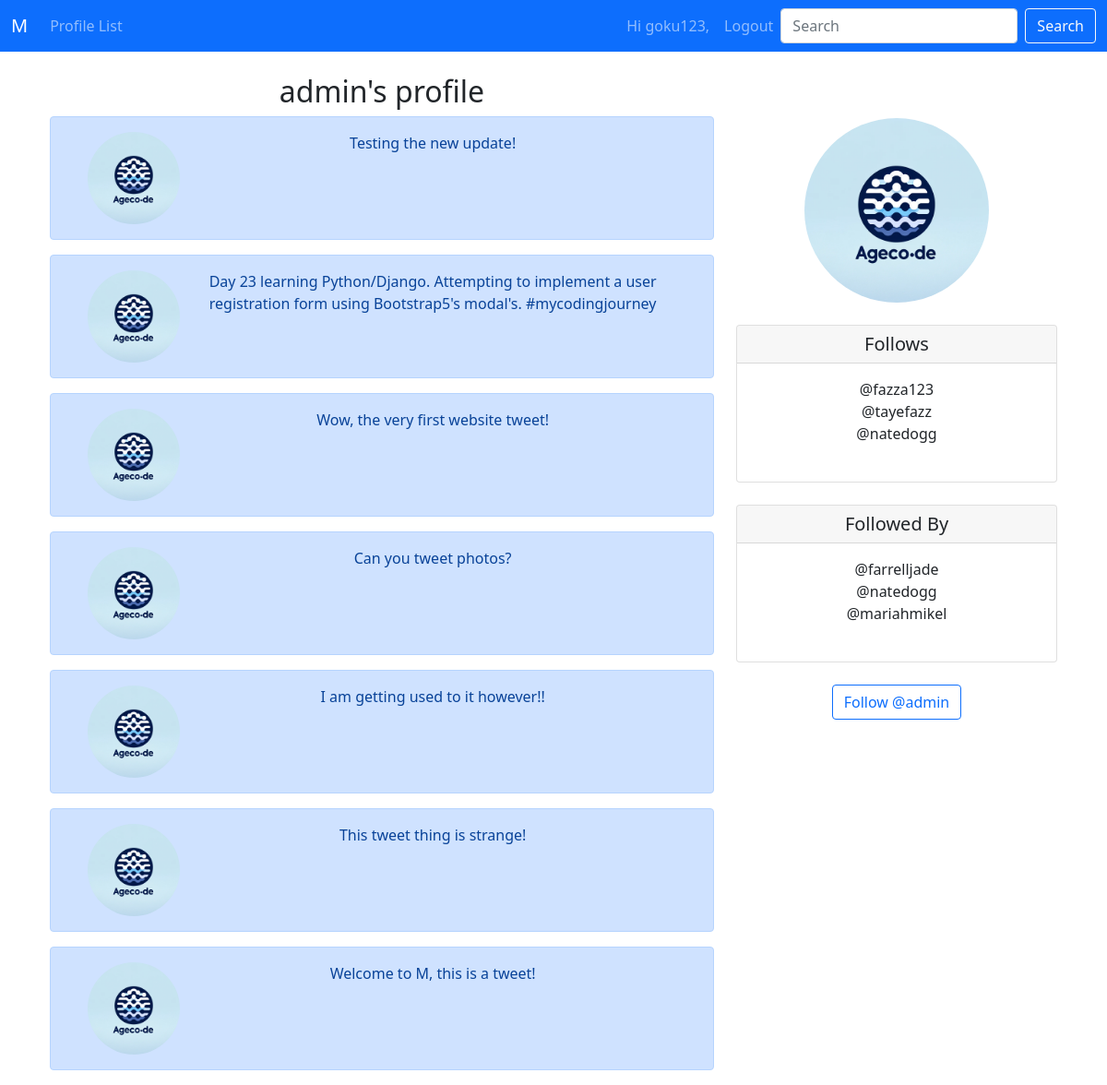
/profile/1 (signed in), run on an earlier commit of the app's database.
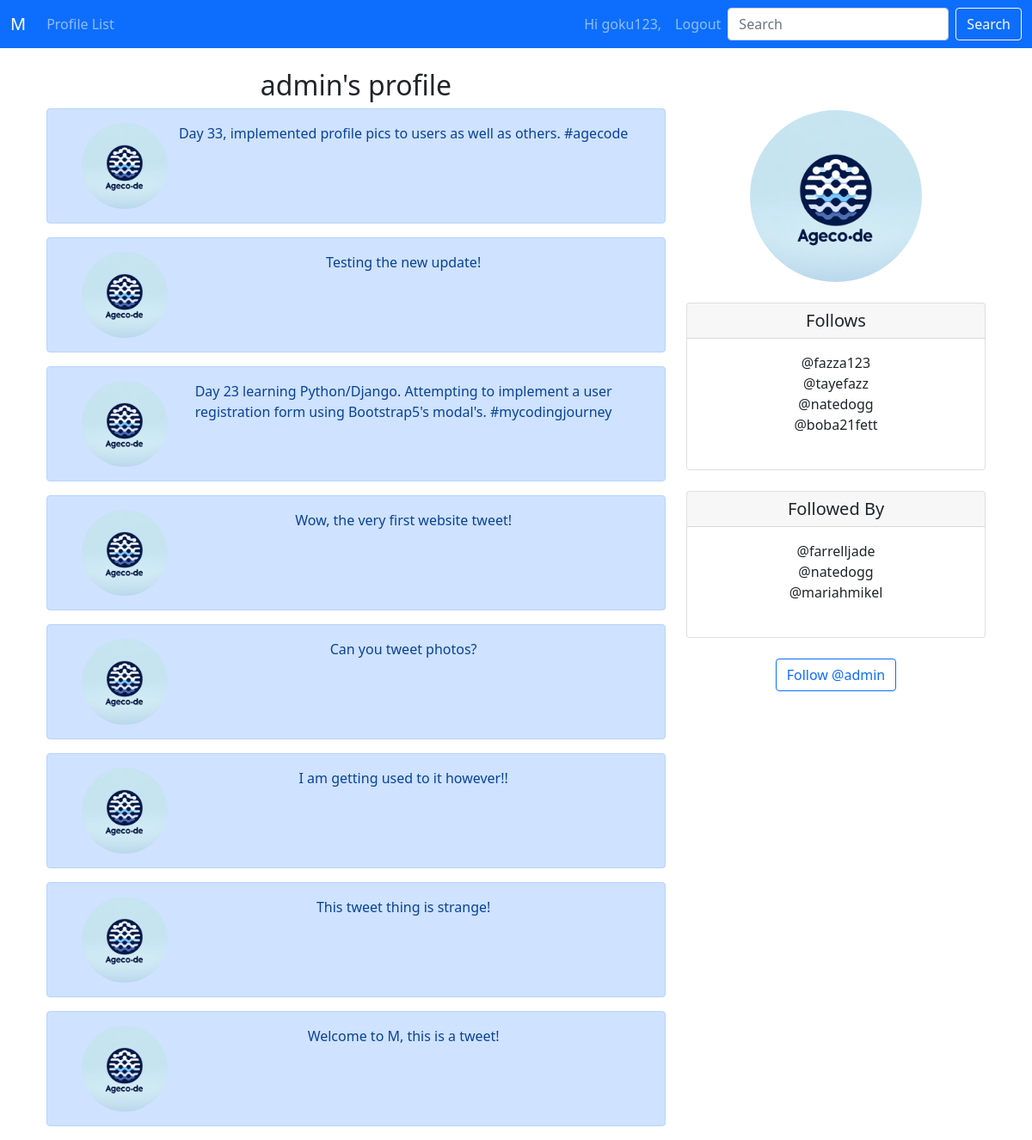
And on a later commit of the database.
### m/models.py (models this page shows, shortened)
class Tweet(models.Model):
    user = models.ForeignKey(User, related_name="tweets", on_delete=models.DO_NOTHING)
    body = models.CharField(max_length=200)
    created_at = models.DateTimeField(auto_now_add=True)
    likes = models.ManyToManyField(User, related_name="tweet_like", blank=True)

class Profile(models.Model):
    user = models.OneToOneField(User, on_delete=models.CASCADE)
    follows = models.ManyToManyField("self",
                                     related_name="followed_by",
                                     symmetrical=False,
                                     blank=True)
    date_modified = models.DateTimeField(auto_now=True)
    profile_image = models.ImageField(null=True, blank=True, upload_to="images/")
    def __str__(self):
        return self.user.username

### m/views.py (the view, shortened to what this page needs)
# urls.py: path('profile/<int:pk>', views.profile, name="profile"),
def profile(request, pk):
    if request.user.is_authenticated:
        tweets = Tweet.objects.filter(user_id=pk).order_by("-created_at")  # get tweets from latest to oldest with "-created_at".
        profile = Profile.objects.get(user_id=pk)
        context = {
            'tweets': tweets,
            'profile': profile
        }
        return render(request, 'm/profile.html', context)
    else:
        messages.error(request, "You must be logged in to view this page...")
        return redirect('m:home')

### m/templates/m/profile.html (shortened to what this page needs)
{% extends 'm/base.html' %}
{% load static %}
{% block content %}
  {% if profile %}
    <div class="container text-center">
      <div class="row">
        <div class="col-8">
          <h2>{{ profile.user.username }}'s profile</h2>
          {% if tweets %}
            {% for tweet in tweets %}
            <div class="alert alert-primary" role="alert">
              <div class="container">
                <div class="row">
                  <div class="col-2">
                    {% if profile.profile_image %}
                    <img src="{{ profile.profile_image.url }}" width=100 height=100 class="rounded-circle" alt="{{ profile.user.username }}">
                    {% else %}
                    <img src="{% static 'images/default_logo.png' %}" class="img-fluid rounded-start" alt="Default profile pic">
                    {% endif %}
                  </div>
                    <div class="col-10">
                      {{ tweet.body }}
                    </div>
                </div>
              </div>
            </div>
            {% endfor %}
          {% endif %}
        </div>
        <div class="col-4">
          <br/><br/>
          {% if profile.profile_image %}
          <img src="{{ profile.profile_image.url }}" style="border-radius: 50%; width: 200px; height: 200px;">
          {% endif %}
          <br/><br/>
            <div class="card">
              <h5 class="card-header">Follows</h5>
                <div class="card-body">
                  <p class="card-text">
                    {% for following in profile.follows.all %}
                    <a href="{% url 'm:profile' following.user.id %}" style="text-decoration: none; color: inherit;">@{{ following }}</a><br/>
                    {% endfor %}
                    <br/>
                  </p>
                </div>
            </div><br/>
            <div class="card">
                <h5 class="card-header">Followed By</h5>
                  <div class="card-body">
                    <p class="card-text">
                      {% for following in profile.followed_by.all %}
                      <a href="{% url 'm:profile' following.user.id %}" style="text-decoration: none; color: inherit;">@{{ following }}</a><br/>
                      {% endfor %}
                      <br/>
                    </p>
                  </div>
            </div><br/>
              <form method=POST>
                {% if profile in user.profile.follows.all %}
                  <button class="btn btn-outline-danger" name="follow" value="unfollow"
                  type="submit">Unfollow @{{ profile.user.username }}</button>
                {% else %}
                  <button class="btn btn-outline-primary" name="follow" value="follow"
                  type="submit">Follow @{{ profile.user.username }}</button>
                {% endif %}
              </form><br/>
        </div>
      </div>
    </div>
  {% endif %}
{% endblock %}

What changed in the data, as far as the page shows it:
added Tweet: profile_image (picture), body "Day 33, implemented profile pics to users as well as others. #agecode"
now on this page (row unchanged): Profile: user.username "boba21fett", shown under "Follows"
